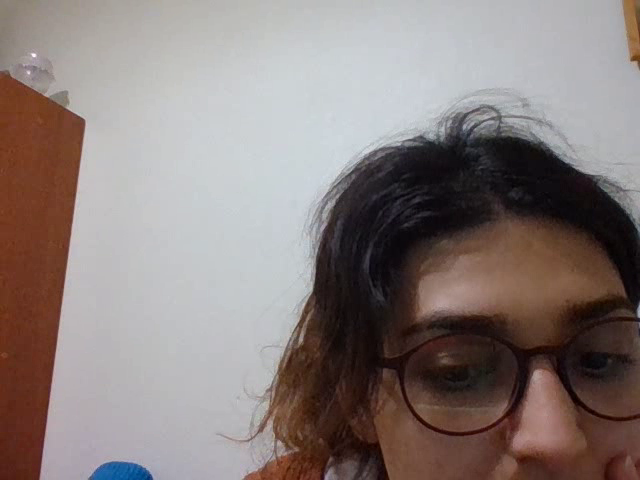
#> input picture frame 4 of OPENCV_1/dronegri.avi, 640 x 480 px, given in place of drone.mp4, which was not available
$ python video-okuma-1.py
#> lines starting #> are read from the running program, lines starting #| are printed output that depends on the picture
# * ***VİDEO OKUMA***

import cv2

cam = cv2.VideoCapture("drone.mp4")  # açacağım video ismini içine yazdım.

while cam.isOpened():
    ret, frame = cam.read()
#> frame is the input picture: shape (480, 640, 3); mean B, G, R 122.8, 125.4, 136.8
    # RET ifadesi True ya da False  değerini döndürüyor.
    # True ya da False kameradan görüntünün okunup okunamadığı ile alakalı.
    # Frame : resim çerçevemizi veriyor. direk ordan okuyabiliyoruz.

    frame = cv2.cvtColor(frame, cv2.COLOR_BGR2GRAY)
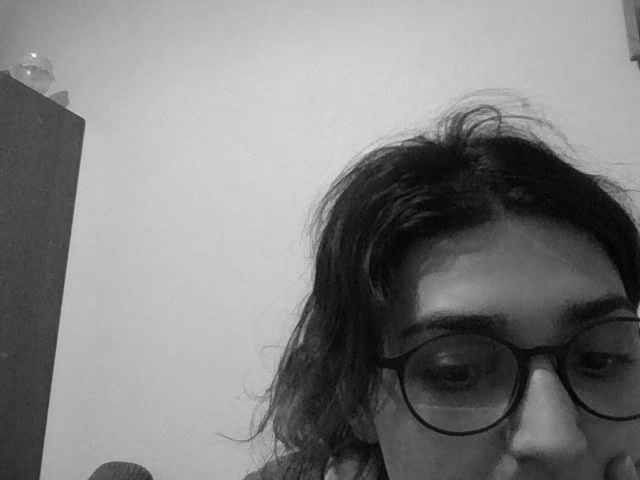
#> frame: shape (480, 640); min 3, max 250, mean 128.5

    # güvenlik kodu koyuyoruz. ret ifadesi false gelirse döngünün içerisine girecek.
    if not ret:
        print("kameradan görüntü okunamıyor")
        break
    cv2.imshow("görüntü", frame)

    # videodan çıkabilmek için: 1 yazdık orası bekleme süresi
    if cv2.waitKey(1) & 0xFF == ord("q"):
#> (key q is pressed here)
        print("video kapatıldı.")
        break

cam.release() # kamerayı kapatmak için.

#> (the run stopped early here; a loop or call above may not have finished)

$ run again, starting later in the video
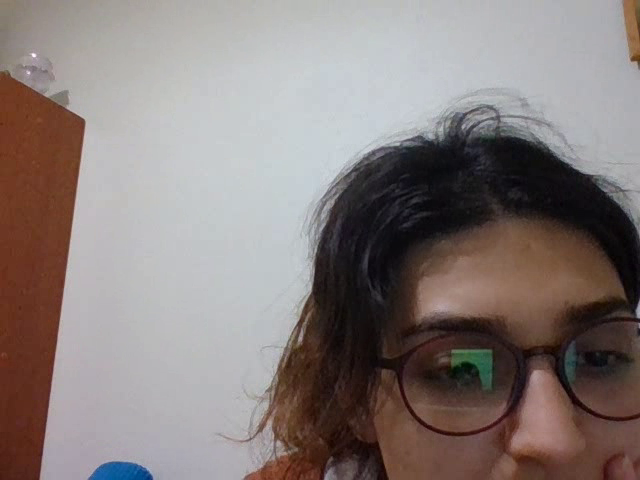
#> input picture frame 21 of OPENCV_1/dronegri.avi, 640 x 480 px, given in place of drone.mp4, which was not available
#> frame is the input picture: shape (480, 640, 3); mean B, G, R 122.2, 124.6, 134.9
#> `frame = cv2.cvtColor(frame, cv2.COLOR_BGR2GRAY)`:
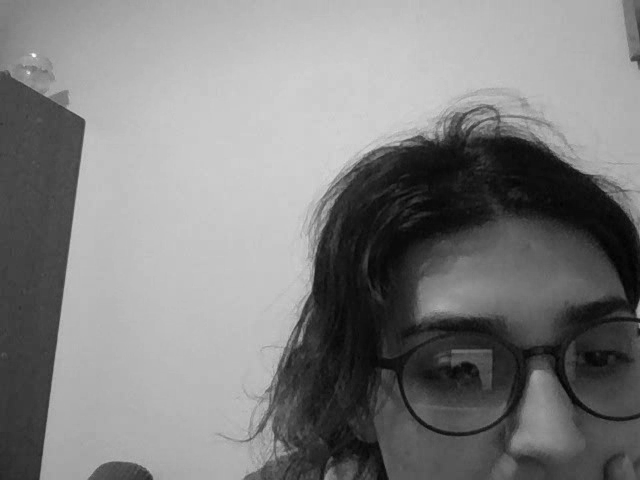
#> frame: shape (480, 640); min 2, max 252, mean 127.4

$ run again, starting later in the video
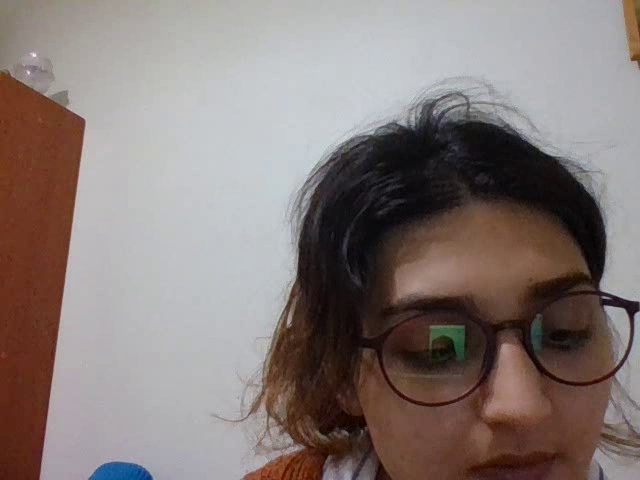
#> input picture frame 37 of OPENCV_1/dronegri.avi, 640 x 480 px, given in place of drone.mp4, which was not available
#> frame is the input picture: shape (480, 640, 3); mean B, G, R 119.7, 122.6, 134.1
#> `frame = cv2.cvtColor(frame, cv2.COLOR_BGR2GRAY)`:
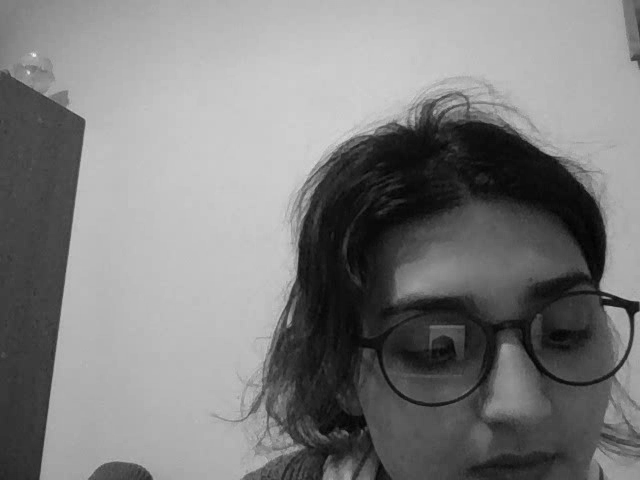
#> frame: shape (480, 640); min 2, max 249, mean 125.7
